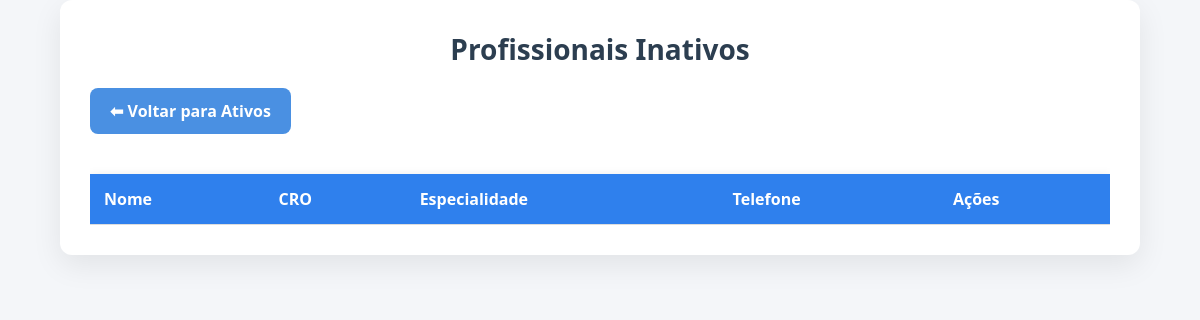
/profissionais/inativos.php, run on an earlier commit of the app's database.
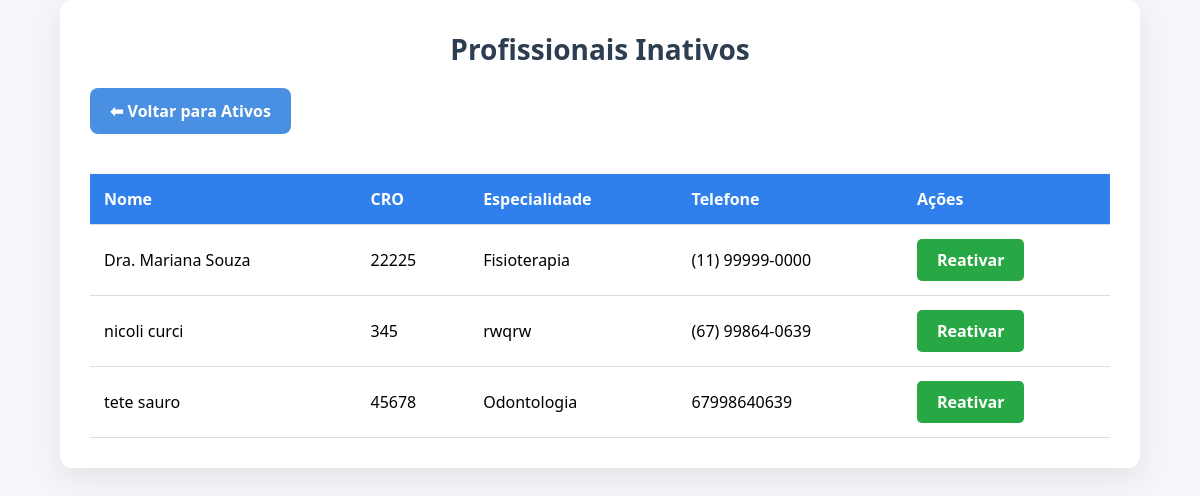
And on a later commit of the database.
### tables this page shows
CREATE TABLE profissionais (
    id INTEGER PRIMARY KEY AUTOINCREMENT,
    nome TEXT NOT NULL,
    cro TEXT UNIQUE,
    especialidade TEXT,
    telefone TEXT,
    ativo INTEGER DEFAULT 1
);

### profissionais/inativos.php (the view, shortened to what this page needs)
<?php
require_once '../config/conexao.php';
$profissionais = $db->query("SELECT id, nome, cro, especialidade, telefone, ativo
                             FROM profissionais
                             WHERE ativo = 0
                             ORDER BY nome")
                    ->fetchAll(PDO::FETCH_ASSOC);
?>
<!DOCTYPE html>
<html lang="pt-br">
<head>
    <link rel="stylesheet" href="../assets/css/style-profissionais.css">
    <link rel="stylesheet" href="../assets/css/style-inativos.css">
</head>
<body id="profissionais-page">
<div class="profissionais-container">
    <h2 class="profissionais-title">Profissionais Inativos</h2>
    <div class="profissionais-menu">
        <a href="profissionais.php" class="profissionais-btn-sec">⬅ Voltar para Ativos</a>
    </div>
    <div class="profissionais-table-wrapper">
        <table class="profissionais-table">
            <thead>
                <tr>
                    <th>Nome</th>
                    <th>CRO</th>
                    <th>Especialidade</th>
                    <th>Telefone</th>
                    <th>Ações</th>
                </tr>
            </thead>
            <tbody>
                <?php foreach ($profissionais as $prof): ?>
                <tr>
                    <td><?= htmlspecialchars($prof['nome']) ?></td>
                    <td><?= htmlspecialchars($prof['cro']) ?></td>
                    <td><?= htmlspecialchars($prof['especialidade']) ?></td>
                    <td><?= htmlspecialchars($prof['telefone']) ?></td>
                    <td>
                        <form action="reativar.php" method="POST" style="display:inline;">
                            <button type="submit" class="btn-reativar">Reativar</button>
                        </form>
                    </td>
                </tr>
                <?php endforeach; ?>
            </tbody>
        </table>
    </div>
</div>
</body>
</html>

What changed in the data, as far as the page shows it:
added profissionais: nome "Dra. Mariana Souza", cro "22225", especialidade "Fisioterapia", telefone "(11) 99999-0000"
added profissionais: nome "nicoli curci", cro "345", especialidade "rwqrw", telefone "(67) 99864-0639"
added profissionais: nome "tete sauro", cro "45678", especialidade "Odontologia", telefone "67998640639"
